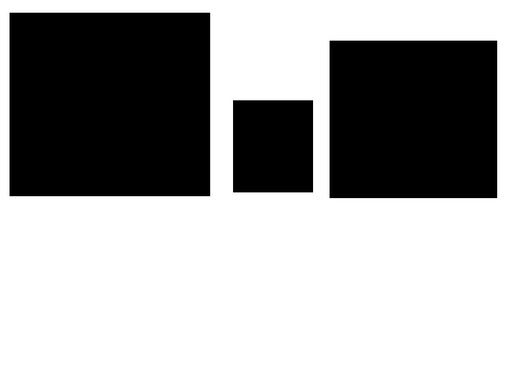
#> input picture images/shapes.jpg, 508 x 381 px, shrunk from 800 x 600 before the run
$ jupyter execute 'Mini Proj 2 - Image Segmentation.ipynb'   (Python 2 division)   (older library calls are emulated)
#> lines starting #> are read from the running program, lines starting #| are printed output that depends on the picture; after the words box and inside, x2 and y2 are one past the last pixel; in counts of white or black regions, pixels touching at a corner belong together
### Segmentation - paritioning images into different regions

### using cv2.RETR_EXTERNAL retrieval method, good if no contours isnide contours

[cell 1]
import cv2
import numpy as np

# Let's load a simple image with 3 black squares
image = cv2.imread('images/shapes.jpg')
#> image is the input picture: shape (381, 508, 3); min 0, max 255, mean 162
cv2.imshow('Input Image', image)
cv2.waitKey(0)

# Grayscale
gray = cv2.cvtColor(image,cv2.COLOR_BGR2GRAY)

# Find Canny edges
edged = cv2.Canny(gray, 30, 200)
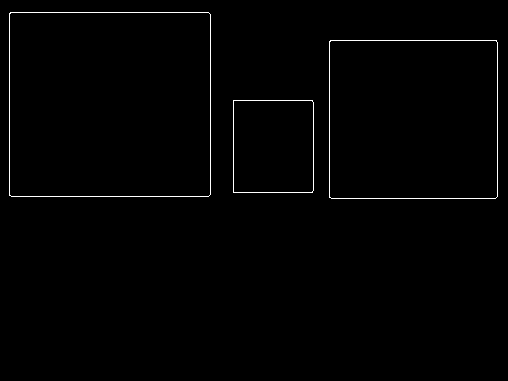
#> edged: shape (381, 508); 0.91% white in thin lines or dots, all inside (x1, y1, x2, y2) = (9, 12, 498, 199)
cv2.imshow('Canny Edges', edged)
cv2.waitKey(0)

# Finding Contours
# Use a copy of your image e.g. edged.copy(), since findContours alters the image

                                      # input image, retrieval mode, approximation mode
# _, contours, hierarchy = cv2.findContours(edged, cv2.RETR_EXTERNAL, cv2.CHAIN_APPROX_NONE)
_, contours, hierarchy = cv2.findContours(edged, cv2.RETR_EXTERNAL, cv2.CHAIN_APPROX_SIMPLE)
#> contours = 3 contours; box (x1, y1, x2, y2) and area: (9, 12, 211, 197) 36978, (329, 40, 498, 199) 26538, (233, 100, 314, 193) 7357


    #findContours only work for Grayscaled images

cv2.imshow('Canny Edges After Contouring', edged)
cv2.waitKey(0)

print("Contours list of coordinates (points) that compose the contour")
print(contours)    # contours stored as lits of lists
#> (printed output is left out)
print("Number of Contours found = " + str(len(contours)))
#| Number of Contours found = 3

# Draw all contours
# Use '-1' as the 3rd parameter to draw all

                                  # all/index of contours, BGR color, line thickness
cv2.drawContours(image, contours, -1, (0,255,0), 3)
#> image: shape (381, 508, 3); 4.52% of pixels changed, all inside (x1, y1, x2, y2) = (7, 10, 500, 201)

cv2.imshow('Contours', image)
cv2.waitKey(0)
cv2.destroyAllWindows()

**cv2.findContours(image, Retrieval Mode, Approximation Method)**

Returns -> contours, hierarchy

**NOTE** In OpenCV 3.X, findContours returns a 3rd argument which is ret (or a boolean indicating if the function was successfully run).

If you're using OpenCV 3.X replace line 12 with:

_, contours, hierarchy = cv2.findContours(image, cv2.RETR_EXTERNAL, cv2.CHAIN_APPROX_NONE)

The variable 'contours' are stored as a numpy array of (x,y) points that form the contour

While, 'hierarchy' describes the child-parent relationships between contours (i.e. contours within contours)

#### Approximation Methods

Using cv2.CHAIN_APPROX_NONE stores all the boundary points. But we don't necessarily need all bounding points. If the points form a straight line, we only need the start and ending points of that line.

Using cv2.CHAIN_APPROX_SIMPLE instead only provides these start and end points of bounding contours, thus resulting in much more efficent storage of contour information..

### Hierarchy in Contours

### using cv2.RETR_LIST for all contours, good for 'donut' image

[cell 2]
import cv2
import numpy as np

# Let's load a simple image with 3 black squares
image = cv2.imread('images/shapes_donut.jpg')       ### USING DIFFERENT IMAGE with Contour inside a contour
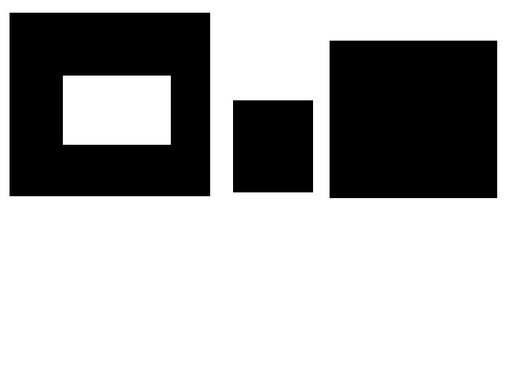
#> input picture images/shapes_donut.jpg, 508 x 381 px, shrunk from 800 x 600 before the run
#> image is the input picture: shape (381, 508, 3); min 0, max 255, mean 171.8
cv2.imshow('Input Image', image)
cv2.waitKey(0)

# Grayscale
gray = cv2.cvtColor(image,cv2.COLOR_BGR2GRAY)

# Find Canny edges
edged = cv2.Canny(gray, 30, 200)
cv2.imshow('Canny Edges', edged)
cv2.waitKey(0)
                                                  #### good for 'donut'
_, contours, hierarchy = cv2.findContours(edged, cv2.RETR_LIST, cv2.CHAIN_APPROX_SIMPLE)
#> contours = 8 contours; box (x1, y1, x2, y2) and area: (9, 12, 211, 197) 36978, (9, 12, 211, 197) 36976, (329, 40, 498, 199) 26538, (329, 40, 498, 199) 26536, (62, 75, 171, 145) 7450, (62, 75, 171, 145) 7448, (233, 100, 314, 193) 7357, (233, 100, 314, 193) 7355

cv2.imshow('Canny Edges After Contouring', edged)
cv2.waitKey(0)

print("Contours list of coordinates (points) that compose the contour")
print(contours)    # contours stored as lits of lists
#> (printed output is left out)
print("Number of Contours found = " + str(len(contours)))
#| Number of Contours found = 8

cv2.drawContours(image, contours, -1, (0,255,0), 3)

cv2.imshow('Contours', image)
cv2.waitKey(0)
cv2.destroyAllWindows()

## sorting contours

[cell 3]
import cv2
import numpy as np

# Load our image
image = cv2.imread('images/bunchofshapes.jpg')
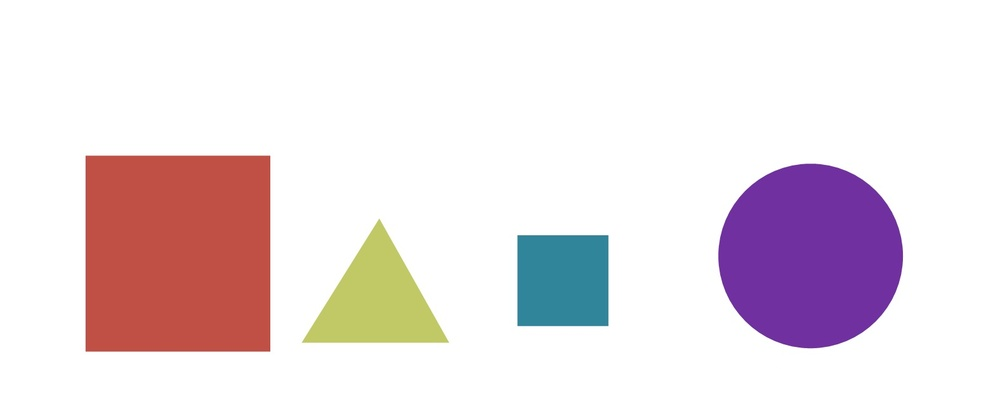
#> input picture images/bunchofshapes.jpg, 1000 x 409 px, shrunk from 1576 x 645 before the run
#> image is the input picture: shape (409, 1000, 3); mean B, G, R 226.7, 222.2, 234.4
cv2.imshow('0 - Original Image', image)
cv2.waitKey(0)

# Create a black image with same dimensions as our loaded image
blank_image = np.zeros((image.shape[0], image.shape[1], 3))

# Create a copy of our original image
orginal_image = image

# Grayscale our image
gray = cv2.cvtColor(image,cv2.COLOR_BGR2GRAY)
#> gray: shape (409, 1000)

# Find Canny edges
edged = cv2.Canny(gray, 50, 200)
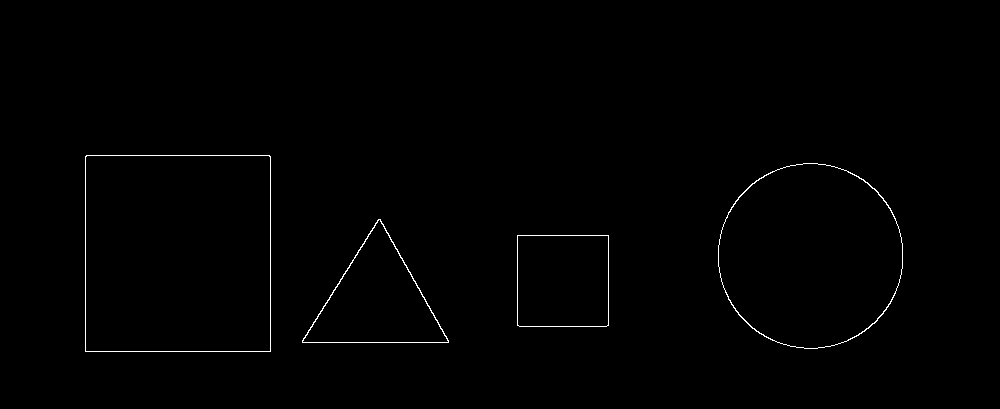
#> edged: shape (409, 1000); 0.57% white in thin lines or dots, all inside (x1, y1, x2, y2) = (85, 155, 903, 352)
cv2.imshow('1 - Canny Edges', edged)
cv2.waitKey(0)

# Find contours and print how many were found
_, contours, hierarchy = cv2.findContours(edged.copy(), cv2.RETR_EXTERNAL, cv2.CHAIN_APPROX_NONE)
#> contours = 4 contours; box (x1, y1, x2, y2) and area: (85, 155, 271, 352) 36259, (718, 163, 903, 349) 26813, (302, 219, 449, 343) 9207, (517, 235, 609, 327) 8278
print ("Number of contours found = ", len(contours))
#| Number of contours found =  4

#Draw all contours
cv2.drawContours(blank_image, contours, -1, (0,255,0), 3)
cv2.imshow('2 - All Contours over blank image', blank_image)
cv2.waitKey(0)

# Draw all contours over blank image
cv2.drawContours(image, contours, -1, (0,255,0), 3)
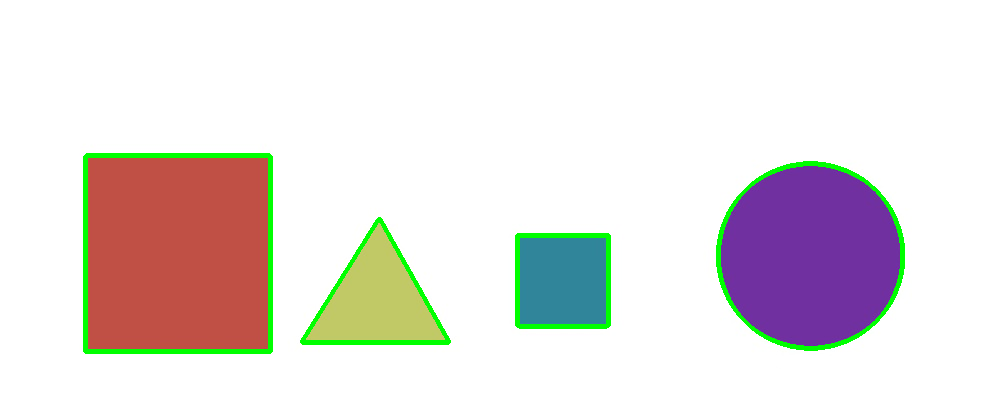
#> image: shape (409, 1000, 3); 2.49% of pixels changed, all inside (x1, y1, x2, y2) = (83, 153, 905, 354)
cv2.imshow('3 - All Contours', image)
cv2.waitKey(0)

cv2.destroyAllWindows()


###


# Function we'll use to display contour area

def get_contour_areas(contours):
    # returns the areas of all contours as list
    all_areas = []
    for cnt in contours:
        area = cv2.contourArea(cnt)
        all_areas.append(area)
#> this loop made 4 passes
#> area on passes 1 to 4: 8278, 9207, 26813, 36259
#> after the loop, all_areas = [8278, 9207, 26813, 36259]
    return all_areas

# Load our image
image = cv2.imread('images/bunchofshapes.jpg')
orginal_image = image

# Let's print the areas of the contours before sorting
print "Contor Areas before sorting",
print get_contour_areas(contours)
#| [8278.0, 9207.0, 26813.0, 36259.0]

# Sort contours large to small
sorted_contours = sorted(contours, key=cv2.contourArea, reverse=True)
#> sorted_contours has the same summary as contours
#sorted_contours = sorted(contours, key=cv2.contourArea, reverse=True)[:3]

print "Contor Areas after sorting",
print get_contour_areas(sorted_contours)
#> the loop in get_contour_areas (call 2), `for cnt in contours:` made 4 passes
#| [36259.0, 26813.0, 9207.0, 8278.0]

# Iterate over our contours and draw one at a time
for c in sorted_contours:
    cv2.drawContours(orginal_image, [c], -1, (255,0,0), 3)
    cv2.waitKey(0)
    cv2.imshow('Contours by area', orginal_image)
#> this loop made 4 passes
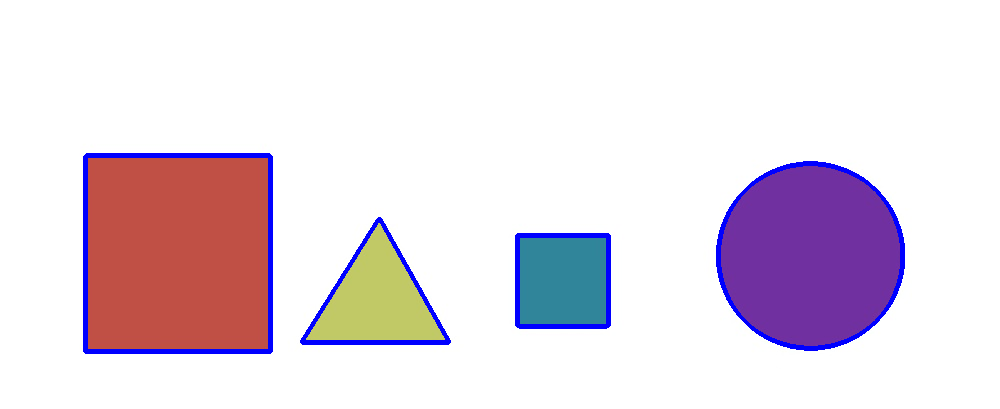
#> orginal_image: shape (409, 1000, 3); 2.49% of pixels changed, all inside (x1, y1, x2, y2) = (83, 153, 905, 354)

cv2.waitKey(0)
cv2.destroyAllWindows()

###


# Functions we'll use for sorting by position

def x_cord_contour(contours):
    #Returns the X cordinate for the contour centroid
    if cv2.contourArea(contours) > 10:
        M = cv2.moments(contours)
        return (int(M['m10']/M['m00']))


def label_contour_center(image, c):
    # Places a red circle on the centers of contours
    M = cv2.moments(c)
    cx = int(M['m10'] / M['m00'])
    cy = int(M['m01'] / M['m00'])

    # Draw the countour number on the image
    cv2.circle(image,(cx,cy), 10, (0,0,255), -1)
    return image


# Load our image
image = cv2.imread('images/bunchofshapes.jpg')
orginal_image = image.copy()


# Computer Center of Mass or centroids and draw them on our image
for (i, c) in enumerate(contours):
    orig = label_contour_center(image, c)
#> this loop made 4 passes
#> (cx in label_contour_center, cy in label_contour_center) on passes 1 to 4: (562, 280), (376, 300), (810, 255), (177, 253)
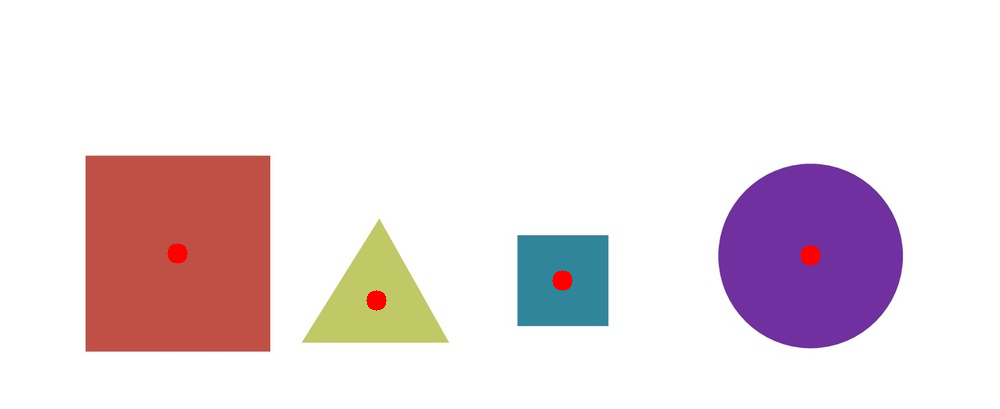
#> image: shape (409, 1000, 3); 0.31% of pixels changed, all inside (x1, y1, x2, y2) = (167, 243, 821, 311)

cv2.imshow("4 - Contour Centers ", image)
cv2.waitKey(0)

# Sort by left to right using our x_cord_contour function
contours_left_to_right = sorted(contours, key = x_cord_contour, reverse = False)
#> in x_cord_contour, `M = cv2.moments(contours)`: M = moments, m00 8278, centre m10/m00, m01/m00 = (562.5, 280.5)
#> contours_left_to_right has the same summary as contours


# Labeling Contours left to right
for (i,c)  in enumerate(contours_left_to_right):
    cv2.drawContours(orginal_image, [c], -1, (0,0,255), 3)
    M = cv2.moments(c)
    cx = int(M['m10'] / M['m00'])
    cy = int(M['m01'] / M['m00'])
    cv2.putText(orginal_image, str(i+1), (cx, cy), cv2.FONT_HERSHEY_SIMPLEX, 1, (0, 255, 0), 2)
    cv2.imshow('6 - Left to Right Contour', orginal_image)
    cv2.waitKey(0)
    (x, y, w, h) = cv2.boundingRect(c)

    # Let's now crop each contour and save these images
    cropped_contour = orginal_image[y:y + h, x:x + w]
    image_name = "output_shape_number_" + str(i+1) + ".jpg"
    print image_name
    cv2.imwrite(image_name, cropped_contour)
#> this loop made 4 passes
#> (cx, cy, x, y, w, h, image_name) on passes 1 to 4: (177, 253, 85, 155, 186, 197, 'output_shape_number_1.jpg'), (376, 300, 302, 219, 147, 124, 'output_shape_number_2.jpg'), (562, 280, 517, 235, 92, 92, 'output_shape_number_3.jpg'), (810, 255, 718, 163, 185, 186, 'output_shape_number_4.jpg')
#| output_shape_number_1.jpg
#| output_shape_number_2.jpg
#| output_shape_number_3.jpg
#| output_shape_number_4.jpg
#> pass 1, `cropped_contour = orginal_image[y:y + h, x:x + w]`:
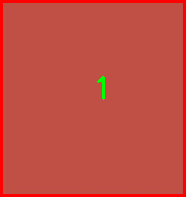
#> cropped_contour: shape (197, 186, 3); mean B, G, R 64.5, 75.4, 195.4
#> pass 2, `cropped_contour = orginal_image[y:y + h, x:x + w]`:
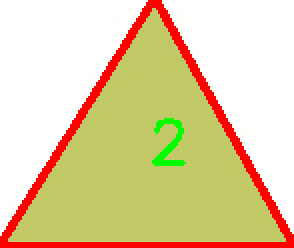
#> cropped_contour: shape (124, 147, 3) (shown 2 times larger); mean B, G, R 161.8, 208, 225.1
#> after the loop:
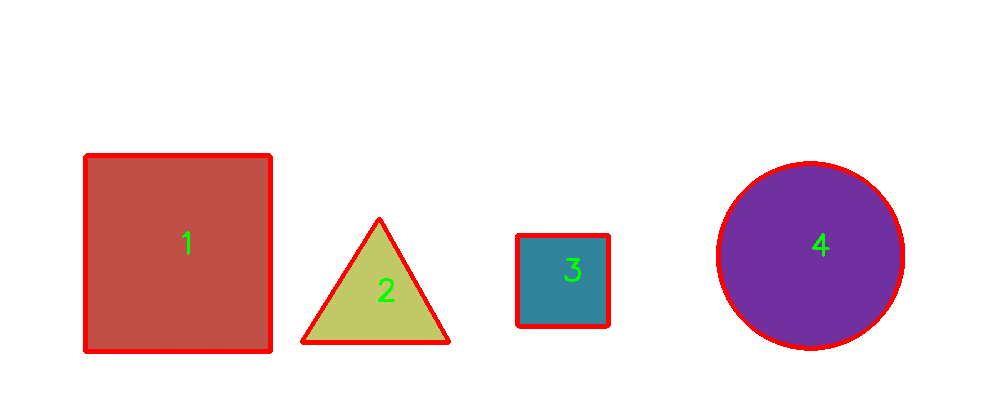
#> orginal_image: shape (409, 1000, 3); 2.62% of pixels changed, all inside (x1, y1, x2, y2) = (83, 153, 905, 354)

cv2.destroyAllWindows()
